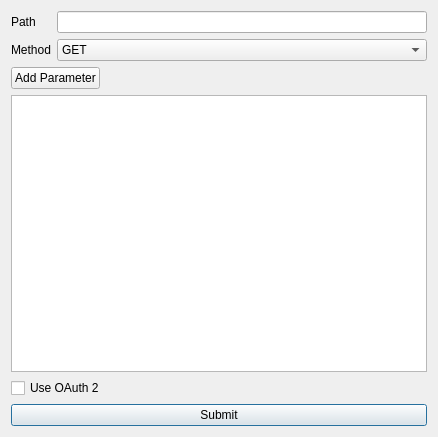
<?xml version="1.0" encoding="UTF-8"?>
<ui version="4.0">
 <class>RequestConfig</class>
 <widget class="QWidget" name="RequestConfig">
  <property name="geometry">
   <rect>
    <x>0</x>
    <y>0</y>
    <width>438</width>
    <height>437</height>
   </rect>
  </property>
  <property name="windowTitle">
   <string>Rest Request</string>
  </property>
  <layout class="QVBoxLayout" name="verticalLayout">
   <item>
    <layout class="QGridLayout" name="gridLayout">
     <item row="0" column="0">
      <widget class="QLabel" name="label">
       <property name="text">
        <string>Path</string>
       </property>
      </widget>
     </item>
     <item row="0" column="2">
      <widget class="QLineEdit" name="restPath"/>
     </item>
     <item row="1" column="0">
      <widget class="QLabel" name="label_2">
       <property name="text">
        <string>Method</string>
       </property>
      </widget>
     </item>
     <item row="1" column="2">
      <widget class="QComboBox" name="methodCmbox">
       <item>
        <property name="text">
         <string>GET</string>
        </property>
       </item>
       <item>
        <property name="text">
         <string>POST</string>
        </property>
       </item>
      </widget>
     </item>
    </layout>
   </item>
   <item>
    <layout class="QHBoxLayout" name="horizontalLayout">
     <item>
      <widget class="QPushButton" name="addParamButton">
       <property name="text">
        <string>Add Parameter</string>
       </property>
      </widget>
     </item>
     <item>
      <spacer name="horizontalSpacer">
       <property name="orientation">
        <enum>Qt::Horizontal</enum>
       </property>
       <property name="sizeHint" stdset="0">
        <size>
         <width>40</width>
         <height>20</height>
        </size>
       </property>
      </spacer>
     </item>
    </layout>
   </item>
   <item>
    <widget class="QListWidget" name="paramList"/>
   </item>
   <item>
    <widget class="QCheckBox" name="oauthFlag">
     <property name="text">
      <string>Use OAuth 2</string>
     </property>
    </widget>
   </item>
   <item>
    <widget class="QPushButton" name="submitButton">
     <property name="text">
      <string>Submit</string>
     </property>
     <property name="default">
      <bool>true</bool>
     </property>
    </widget>
   </item>
  </layout>
 </widget>
 <resources/>
 <connections/>
</ui>
